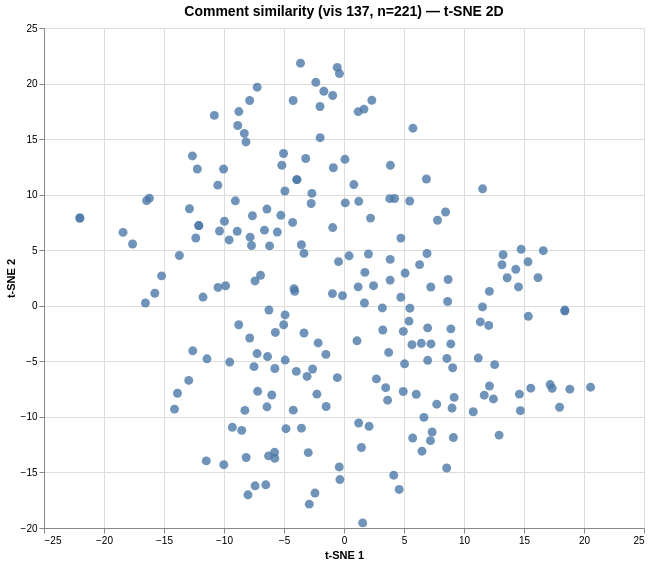

The specification (Vega-Lite) saved for this image:
### Vega specification from a JSON file in a GitHub repository (floating-point values rounded to 4 significant figures; data arrays with more than 128 entries replaced by an {"elided": "..."} marker saying what was removed)
{"$schema": "https://vega.github.io/schema/vega/v6.json", "data": [{"name": "param_1e9efca18e7a2868_store"}, {"name": "source_0", "values": {"elided": "221 records"}}, {"name": "source_0_x_domain_dim_1", "values": [{"min": -22.02, "max": 20.55}]}, {"name": "source_0_y_domain_dim_2", "values": [{"min": -19.54, "max": 21.84}]}], "signals": [{"name": "unit", "value": {}, "on": [{"events": "pointermove", "update": "isTuple(group()) ? group() : unit"}]}, {"name": "param_1e9efca18e7a2868", "update": "vlSelectionResolve(\"param_1e9efca18e7a2868_store\", \"union\")"}, {"name": "param_1e9efca18e7a2868_dim_1", "on": [{"events": [{"source": "view", "type": "dblclick"}], "update": "null"}, {"events": {"signal": "param_1e9efca18e7a2868_translate_delta"}, "update": "panLinear(param_1e9efca18e7a2868_translate_anchor.extent_x, -param_1e9efca18e7a2868_translate_delta.x / width)"}, {"events": {"signal": "param_1e9efca18e7a2868_zoom_delta"}, "update": "zoomLinear(domain(\"x\"), param_1e9efca18e7a2868_zoom_anchor.x, param_1e9efca18e7a2868_zoom_delta)"}]}, {"name": "param_1e9efca18e7a2868_dim_2", "on": [{"events": [{"source": "view", "type": "dblclick"}], "update": "null"}, {"events": {"signal": "param_1e9efca18e7a2868_translate_delta"}, "update": "panLinear(param_1e9efca18e7a2868_translate_anchor.extent_y, param_1e9efca18e7a2868_translate_delta.y / height)"}, {"events": {"signal": "param_1e9efca18e7a2868_zoom_delta"}, "update": "zoomLinear(domain(\"y\"), param_1e9efca18e7a2868_zoom_anchor.y, param_1e9efca18e7a2868_zoom_delta)"}]}, {"name": "param_1e9efca18e7a2868_tuple", "on": [{"events": [{"signal": "param_1e9efca18e7a2868_dim_1 || param_1e9efca18e7a2868_dim_2"}], "update": "param_1e9efca18e7a2868_dim_1 && param_1e9efca18e7a2868_dim_2 ? {unit: \"\", fields: param_1e9efca18e7a2868_tuple_fields, values: [param_1e9efca18e7a2868_dim_1,param_1e9efca18e7a2868_dim_2]} : null"}]}, {"name": "param_1e9efca18e7a2868_tuple_fields", "value": [{"field": "dim_1", "channel": "x", "type": "R"}, {"field": "dim_2", "channel": "y", "type": "R"}]}, {"name": "param_1e9efca18e7a2868_translate_anchor", "value": {}, "on": [{"events": [{"source": "scope", "type": "pointerdown"}], "update": "{x: x(unit), y: y(unit), extent_x: domain(\"x\"), extent_y: domain(\"y\")}"}]}, {"name": "param_1e9efca18e7a2868_translate_delta", "value": {}, "on": [{"events": [{"source": "window", "between": [{"source": "scope", "type": "pointerdown"}, {"source": "window", "type": "pointerup"}], "consume": true, "type": "pointermove"}], "update": "{x: param_1e9efca18e7a2868_translate_anchor.x - x(unit), y: param_1e9efca18e7a2868_translate_anchor.y - y(unit)}"}]}, {"name": "param_1e9efca18e7a2868_zoom_anchor", "on": [{"events": [{"source": "scope", "consume": true, "type": "wheel"}], "update": "{x: invert(\"x\", x(unit)), y: invert(\"y\", y(unit))}"}]}, {"name": "param_1e9efca18e7a2868_zoom_delta", "on": [{"events": [{"source": "scope", "type": "wheel", "consume": true}], "update": "pow(1.001, event.deltaY * pow(16, event.deltaMode))", "force": true}]}, {"name": "param_1e9efca18e7a2868_modify", "on": [{"events": {"signal": "param_1e9efca18e7a2868_tuple"}, "update": "modify(\"param_1e9efca18e7a2868_store\", param_1e9efca18e7a2868_tuple, true)"}]}], "marks": [{"type": "symbol", "name": "marks", "from": {"data": "source_0"}, "encode": {"update": {"tooltip": {"signal": "{\"Comment #\": format(datum[\"index\"], \"\"), \"Comment\": isValid(datum[\"comment\"]) ? datum[\"comment\"] : \"\"+datum[\"comment\"]}"}, "opacity": {"value": 0.8}, "fill": {"value": "#4c78a8"}, "size": {"value": 80}, "y": {"field": "dim_2", "scale": "y"}, "x": {"field": "dim_1", "scale": "x"}, "shape": {"value": "circle"}}}, "clip": true, "interactive": true, "style": ["circle"]}], "scales": [{"name": "x", "type": "linear", "domain": [{"signal": "(data(\"source_0_x_domain_dim_1\")[0] || {}).min"}, {"signal": "(data(\"source_0_x_domain_dim_1\")[0] || {}).max"}], "range": [0, {"signal": "width"}], "domainRaw": {"signal": "param_1e9efca18e7a2868[\"dim_1\"]"}, "nice": true, "zero": true}, {"name": "y", "type": "linear", "domain": [{"signal": "(data(\"source_0_y_domain_dim_2\")[0] || {}).min"}, {"signal": "(data(\"source_0_y_domain_dim_2\")[0] || {}).max"}], "range": [{"signal": "height"}, 0], "nice": true, "zero": true, "domainRaw": {"signal": "param_1e9efca18e7a2868[\"dim_2\"]"}}], "axes": [{"scale": "x", "domain": false, "aria": false, "orient": "bottom", "zindex": 0, "ticks": false, "labels": false, "grid": true, "maxExtent": 0, "minExtent": 0, "gridScale": "y", "tickCount": {"signal": "ceil(width/40)"}}, {"scale": "y", "orient": "left", "labels": false, "tickCount": {"signal": "ceil(height/40)"}, "ticks": false, "gridScale": "x", "grid": true, "maxExtent": 0, "zindex": 0, "domain": false, "minExtent": 0, "aria": false}, {"scale": "x", "orient": "bottom", "grid": false, "title": "t-SNE 1", "labelFlush": true, "zindex": 0, "labelOverlap": true, "tickCount": {"signal": "ceil(width/40)"}}, {"scale": "y", "tickCount": {"signal": "ceil(height/40)"}, "labelOverlap": true, "orient": "left", "title": "t-SNE 2", "grid": false, "zindex": 0}], "title": {"text": "Comment similarity (vis 137, n=221) — t-SNE 2D", "frame": "group", "fontSize": 14}, "background": "white", "style": "cell", "width": 600, "height": 500, "padding": 5}
